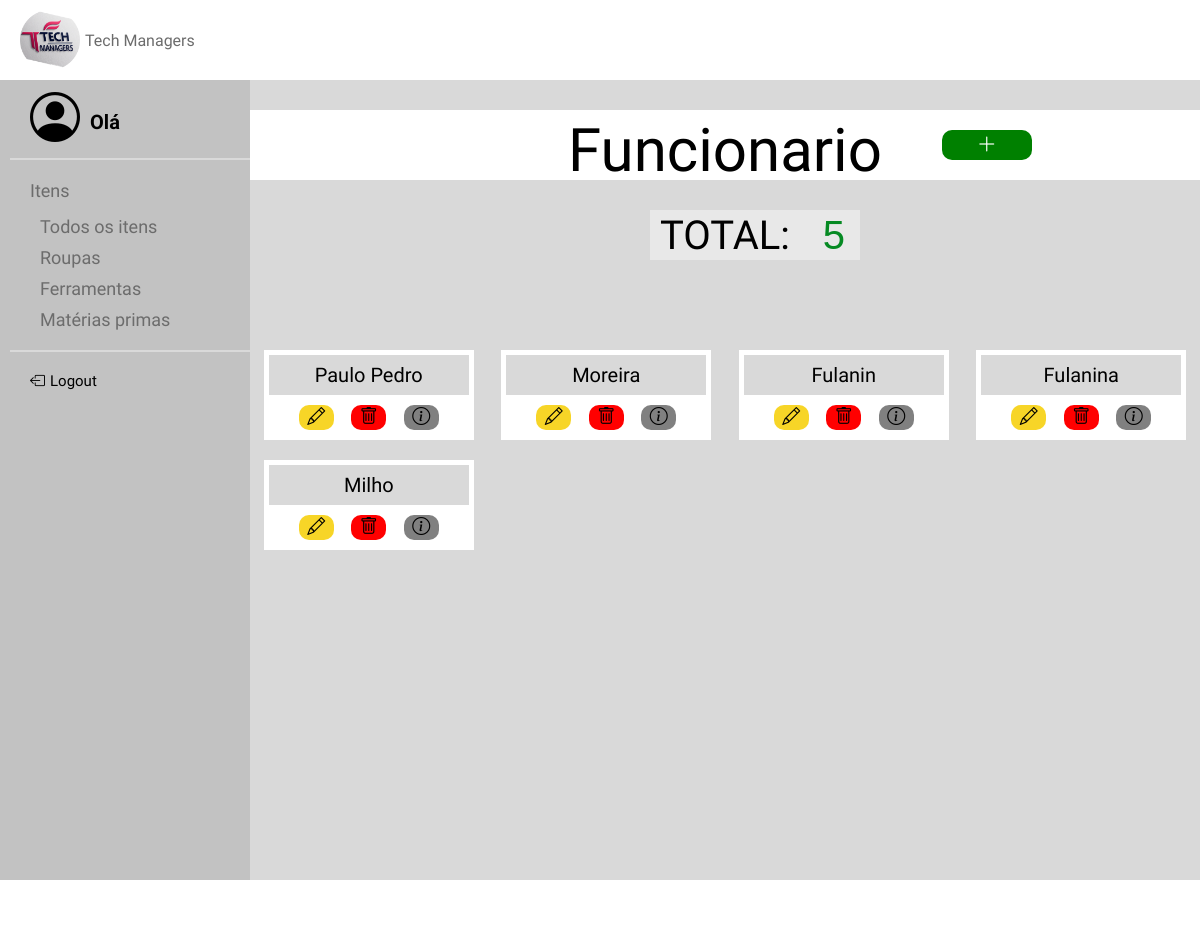
Page /TelaAF on the earlier database version.
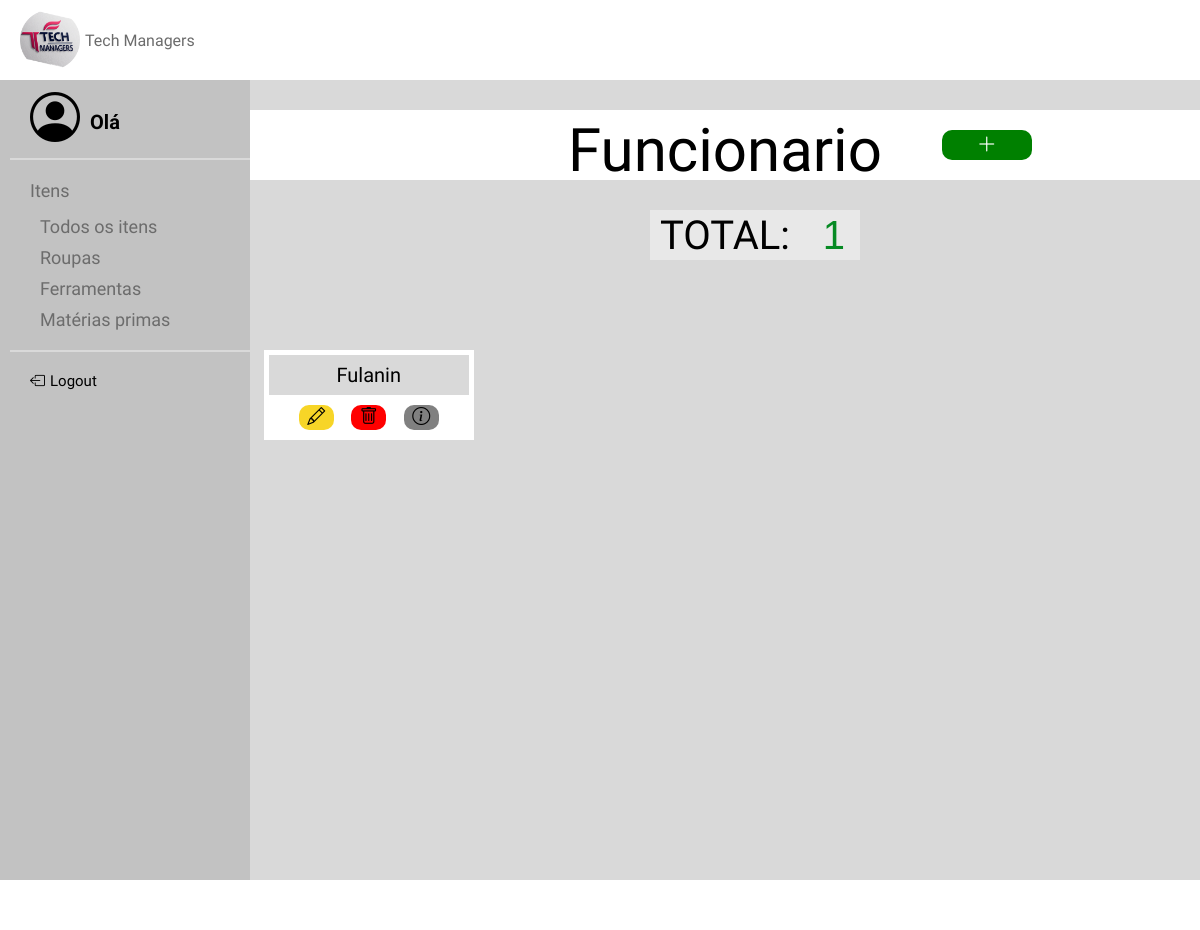
Same page on the later database version.
### models.py (models this page shows, shortened)
class Funcionario(Base):
    __tablename__ = 'funcionario'
    id = Column(Integer, primary_key=True)
    nome = Column(String(40), nullable=False, index=True)
    email = Column(String(40), nullable=False, index=True, unique=True)
    cpf = Column(String(11), nullable=False, index=True, unique=True)
    senha = Column(String(128), nullable=False, index=True)
    admin = Column(Boolean, default=False)

### app.py (the view)
@app.route('/TelaAF')
def telafuncionarios():
    funcionarios = Funcionario.query.all()
    return render_template("TelaAFuncionarios.html", funcionarios=funcionarios)

### templates/TelaAFuncionarios.html (shortened to what this page needs)
{% extends "base.html" %}
{% block conteudo %}
    <link rel="stylesheet" href="/static/TelaAFuncionario.css">
    <div class="container">
        <div id="numero">
            <p class="titulo">Funcionario</p>
            <div class="botoestitle" id="ladinho">
                <button id="btn1" onclick="window.location.href='{{ url_for('TelaCF') }}'"><i class="bi bi-plus-lg"></i>
                </button>
            </div>
        </div>
        <div id="total">
            <p for="numero" id="textonumero"> TOTAL: </p>
            <input type="number" id="camponumero" name="numero" value="{{ funcionarios | length }}" readonly>
        </div>
        <div class="cards">
            {% for funcionario in funcionarios %}
                <div class="card">
                    <p>{{ funcionario.nome }}</p>
                    <div class="botoes">
                        <button id="btn1" onclick="window.location.href='{{ url_for('TelaEF', id=funcionario.id) }}'">
                            <i class="bi bi-pencil"></i></button>
                        <button id="btn2"><a href="{{ url_for('delete_funcionario', id=funcionario.id) }}"
                                             onclick="return confirm('Deseja deletar este funcionario?')"
                                             methods="DELETE">
                            <i class="bi bi-trash"></i></a></button>
                        <button id="btn3" onclick="window.location.href='{{ url_for('TelaDF', id=funcionario.id) }}'">
                            <i class="bi bi-info-circle"></i></button>
                    </div>
                </div>
            {% endfor %}
        </div>
    </div>
{% endblock %}

### templates/base.html (shortened to what this page needs)
<!DOCTYPE html>
<html lang="pt-br">
<head>
    <link rel="stylesheet" href="https://cdn.jsdelivr.net/npm/bootstrap-icons@1.10.5/font/bootstrap-icons.css">
    <link rel="stylesheet" href="/static/base.css">
</head>
<body>
<header>
    <a class="navbar-brand" id="logo">
        <img src="../static/imagens/logo.png" width="60" height="60">
        <strong class="koulen-regular" id="txt_logo">Tech Managers</strong>
    </a>
</header>
<aside class="sidebar">
    {% if 'admin' in session and session['admin'] %}
        <div class="pessoa"><i class="bi bi-person-circle" id="person"></i>
            <p>Olá Admin</p></div>
        <hr>
        <dl class="lista">
            <dt class="dt1" id="txt"><a href="{{ url_for('telafuncionarios') }}">Funcionarios</a></dt>
            <dt class="dt2" id="txt"><a href="{{ url_for('telaitens') }}">Itens</a></dt>
            <dd class="dd1" id="txt"><a href="{{ url_for('telaitens') }}">Todos os itens</a></dd>
            <dd class="dd2" id="txt"><a href="{{ url_for('tela_roupas') }}">Roupas</a></dd>
            <dd class="dd3" id="txt"><a href="{{ url_for('tela_ferramentas') }}">Ferramentas</a></dd>
            <dd class="dd4" id="txt"><a href="{{ url_for('tela_materia_prima') }}">Matérias primas</a></dd>
            <dd class="dd5" id="txt"><a href="{{ url_for('tela_movimentacao') }}">Movimentação</a></dd>
        </dl>
    {% else %}
        <div class="pessoa"><i class="bi bi-person-circle" id="person"></i>
            <p>Olá {{ session['nome_funcionario'] }}</p></div>
        <hr>
        <dl class="lista">
            <dt class="dt2" id="txt"><a href="{{ url_for('TelaFI') }}">Itens</a></dt>
            <dd class="dd1" id="txt"><a href="{{ url_for('TelaFI') }}">Todos os itens</a></dd>
            <dd class="dd2" id="txt"><a href="{{ url_for('tela_roupas') }}">Roupas</a></dd>
            <dd class="dd3" id="txt"><a href="{{ url_for('tela_ferramentas') }}">Ferramentas</a></dd>
            <dd class="dd4" id="txt"><a href="{{ url_for('tela_materia_prima') }}">Matérias primas</a></dd>
        </dl>
    {% endif %}
        <hr>
        <div class="deslogar"><i class="bi bi-box-arrow-left" id="logout"></i>
            <a href="{{ url_for('logout') }}">Logout</a></div>
</aside>
<main>
    <div class="meio">
        {% block conteudo %}
        {% endblock %}
    </div>
</main>
<footer>
</footer>
</body>
</html>

### static/base.css (style rules this page uses)
* { margin: 0; padding: 0; }
.koulen-regular { font-family: "Koulen", sans-serif; font-weight: 400; font-style: normal; }
body { background-color: #d9d9d9; display: grid; grid-template-columns: auto 1fr 1fr; }
header { width: 100%; height: 80px; background-color: #ffffff; display: flex; flex-direction: row; padding-left: 20px; justify-items: center; text-align: center; justify-content: flex-start; grid-column: span 3; }
#logo { margin-right: auto; display: flex; text-align: center; align-items: center; gap: 5px; width: auto; height: auto; }
main { height: 100%; width: 100%; min-height:100vh; display: flex; flex-direction: row; align-items: start; grid-column: span 2; }
footer { height: 50px; width: 100%; background-color: white; grid-column: span 3; }
aside hr { border: 1px solid #d9d9d9; margin-top: 10px; margin-bottom: 20px; margin-left: 10px; }
aside { height: inherit; width: 250px; background-color: #C2C2C2; color: #6c6c6c; padding-top: 10px; font-family: "Mako", sans-serif; font-size: 18px; display: flex; flex-direction: column; grid-column: span 1; }
#person { color: black; font-size: 50px; }
.pessoa { display: flex; flex-direction: row; font-size: 20px; margin-left: 30px; }
.pessoa p { margin-top: 20px; margin-left: 10px; color: black; font-weight: bold; }
#logout { color: black; font-size: 15px; }
.deslogar { display: flex; flex-direction: row; font-size: 15px; margin-left: 30px; color: black; }
.deslogar a { margin-left: 5px; color: black; }
dl { margin-left: 10px; display: flex; flex-direction: column; }
dt { margin-left: 20px; margin-bottom: 10px; }
.dt2 { margin-bottom: 15px; }
dd { margin-left: 30px; margin-bottom: 10px; }
.meio { width: 100%; height: 100%; background-color: #d9d9d9; }
a { text-decoration: none; color: #6c6c6c; }

Differences in the rows shown:
removed Funcionario: nome "Paulo Pedro"
removed Funcionario: nome "Moreira"
removed Funcionario: nome "Fulanina"
removed Funcionario: nome "Milho"
Other differences:
form field numero: "5" → "1"
